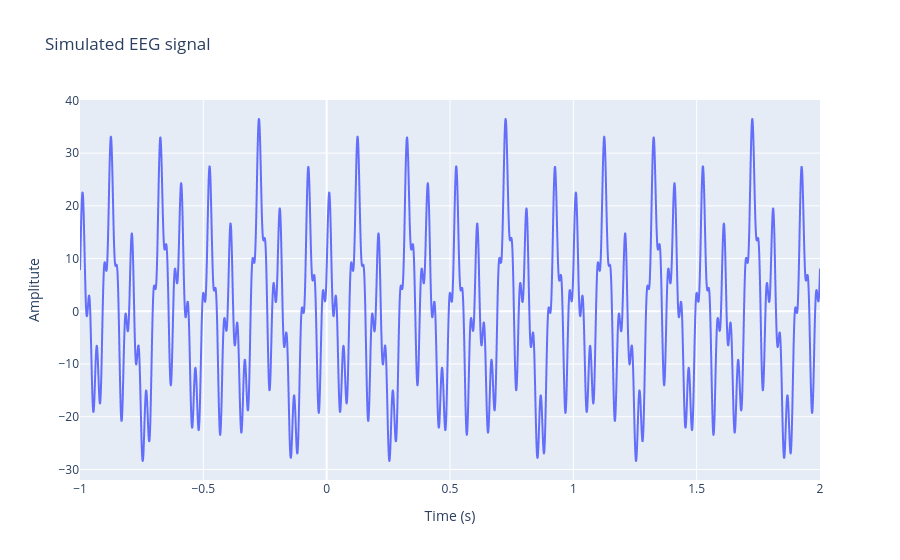

Write notebook code for a chart like this one.
### Code cell
fig = px.line(x=time, y=simulated_eeg, title="Simulated EEG signal")
fig.update_yaxes(title_text="Amplitute")
fig.update_xaxes(title_text="Time (s)")

fig.show()

### Figure 1 — Plotly figure (JSON) as saved in the notebook; plotly's stock layout.template omitted (floating-point values rounded to 4 significant figures; data arrays with more than 128 entries replaced by an {"elided": "..."} marker saying what was removed)
{"data": [{"hovertemplate": "x=%{x}<br>y=%{y}<extra></extra>", "legendgroup": "", "line": {"color": "#636efa", "dash": "solid"}, "marker": {"symbol": "circle"}, "mode": "lines", "name": "", "showlegend": false, "type": "scattergl", "x": {"elided": "3001 float values"}, "xaxis": "x", "y": {"elided": "3001 float values"}, "yaxis": "y"}], "layout": {"legend": {"tracegroupgap": 0}, "title": {"text": "Simulated EEG signal"}, "xaxis": {"anchor": "y", "domain": [0, 1], "title": {"text": "Time (s)"}}, "yaxis": {"anchor": "x", "domain": [0, 1], "title": {"text": "Amplitute"}}}}
